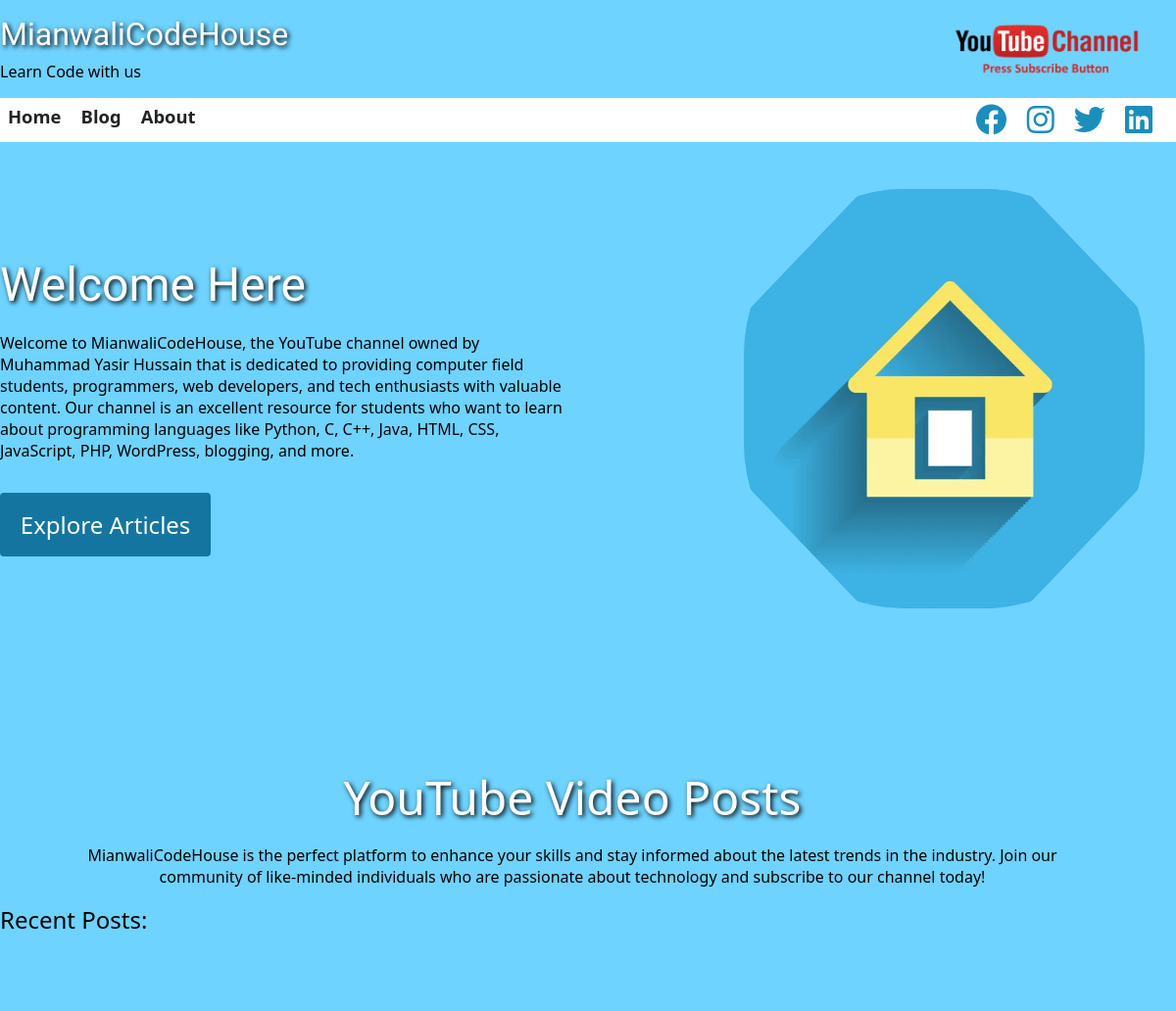
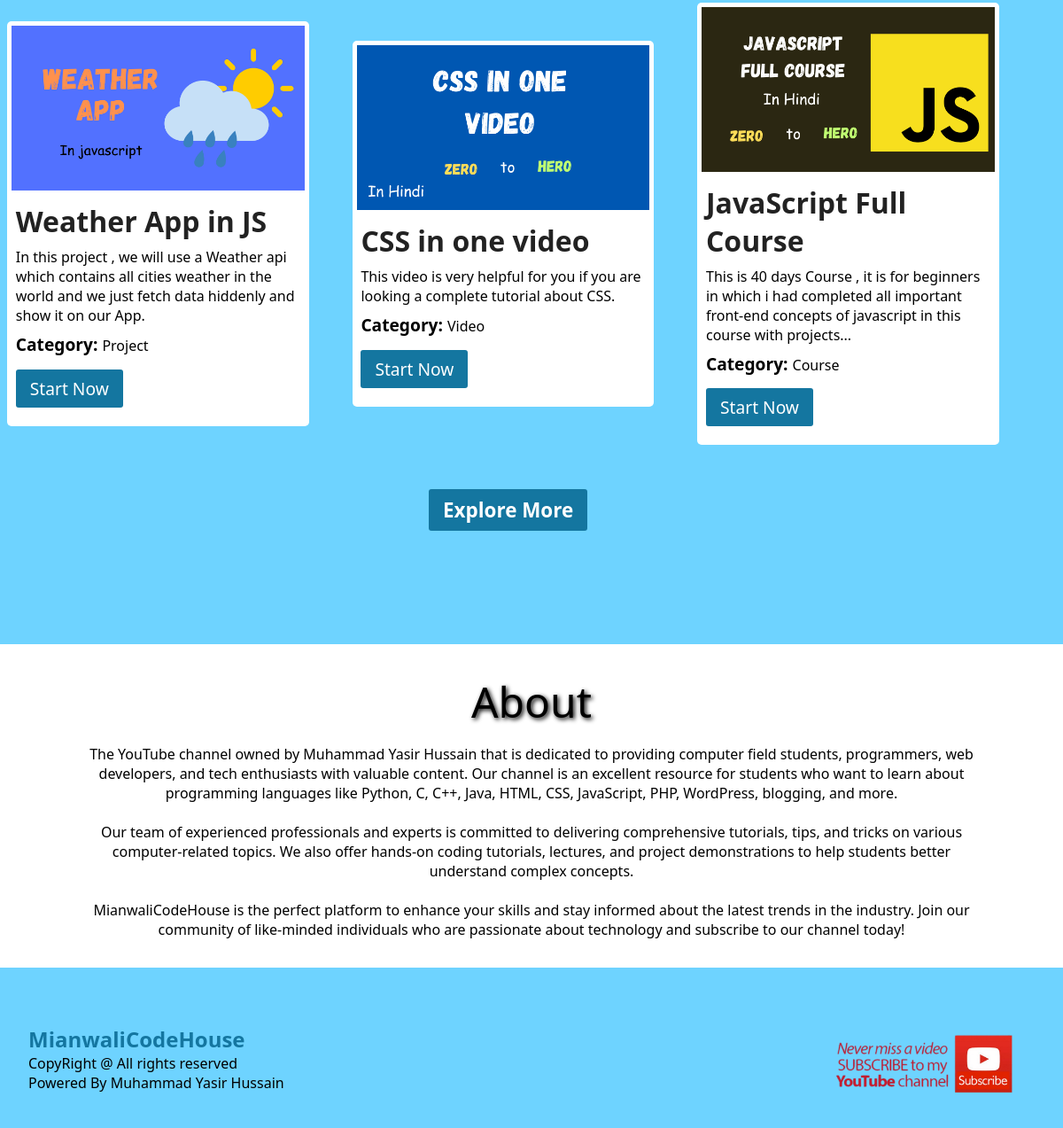
The page / on the database its author committed (2 pictures, top to bottom).
### tables this page shows
CREATE TABLE `posts` (
  `postid` int(11) NOT NULL,
  `title` varchar(200) DEFAULT NULL,
  `description` varchar(400) DEFAULT NULL,
  `link` varchar(255) DEFAULT NULL,
  `img` varchar(255) DEFAULT NULL,
  `category` varchar(200) DEFAULT NULL
);

### index.php (the view, shortened to what this page needs)
<?php
include "dashboard/db.php";
?>
<!DOCTYPE html>
<html lang="en">
<head>
  <link rel="stylesheet" href="css/style.css">
  <link rel="stylesheet" href="css/index.css">
  <link rel="stylesheet" href="https://cdnjs.cloudflare.com/ajax/libs/font-awesome/6.4.0/css/all.min.css">
</head>
<body>
  <?php include "header.php" ?>
  <div class="intro container">
    <div class="s1">
      <h1>Welcome Here</h1>
      <p>Welcome to MianwaliCodeHouse, the YouTube channel owned by Muhammad Yasir Hussain that is dedicated to providing computer field students, programmers, web developers, and tech enthusiasts with valuable content. Our channel is an excellent resource for students who want to learn about programming languages like Python, C, C++, Java, HTML, CSS, JavaScript, PHP, WordPress, blogging, and more.</p>
      <a href="blog.php">Explore Articles</a>
    </div>
    <div class="s2">
      <img src="assets/side-img.jpg" alt="img">
    </div>
  </div>
  <div class="articales container">
    <h1>YouTube Video Posts</h1>
    <p>MianwaliCodeHouse is the perfect platform to enhance your skills and stay informed about the latest trends in the industry. Join our community of like-minded individuals who are passionate about technology and subscribe to our channel today!</p>
    <h2 style="font-weight: 400;">Recent Posts:</h2>
    <div class="posts container">
      <?php
      $q = "SELECT * FROM `posts` ORDER BY postid DESC";
      $rq = mysqli_query($db, $q);
      for ($i = 0; $i < 3; $i++) {
        $data = mysqli_fetch_assoc($rq);
      ?>
        <div class="post">
          <img src="dashboard/<?= $data["img"] ?>" alt="img">
          <h1><?= $data["title"] ?></h1>
          <p><?= $data["description"] ?></p>
          <p><big><b>Category: </b></big><?= $data["category"] ?></p>
          <a href="<?= $data["link"] ?>" target="_blank">Start Now</a>
        </div>
      <?php
      }
      ?>
    </div>
  </div>
  <h1 class="more"><a href="blog.php">Explore More</a></h1>
  <div class="about">
    <h1 id="about">About</h1>
    <p>The YouTube channel owned by Muhammad Yasir Hussain that is dedicated to providing computer field students, programmers, web developers, and tech enthusiasts with valuable content. Our channel is an excellent resource for students who want to learn about programming languages like Python, C, C++, Java, HTML, CSS, JavaScript, PHP, WordPress, blogging, and more. <br> <br>
      Our team of experienced professionals and experts is committed to delivering comprehensive tutorials, tips, and tricks on various computer-related topics. We also offer hands-on coding tutorials, lectures, and project demonstrations to help students better understand complex concepts. <br> <br>
      MianwaliCodeHouse is the perfect platform to enhance your skills and stay informed about the latest trends in the industry. Join our community of like-minded individuals who are passionate about technology and subscribe to our channel today!</p>
  </div>
  <?php include "footer.php" ?>
</body>
</html>

### css/style.css (style rules this page uses)
* { margin: 0; padding: 0; box-sizing: border-box; font-family: system-ui; }
html { scroll-behavior: smooth; }
body { background-color:#6ed3ff; }
.container { max-width: 1300px; margin:1rem auto; padding-right: 2rem; }

### css/index.css (style rules this page uses)
.intro { display: flex; justify-content: space-between; align-items: center; }
.intro .s1 { width: 50%; }
.intro .s2 { width: 35%; background-color: #3db2e4; clip-path: polygon(30% 0%, 70% 0%, 100% 30%, 100% 70%, 70% 100%, 30% 100%, 0% 70%, 0% 30%); border-radius: 40%; overflow: hidden; }
.intro .s2 img { width: 100%; }
.intro .s1 h1 { font-size: 3rem; color: white; font-weight: normal; text-shadow: 2px 2px 5px black; font-family: 'Belanosima', sans-serif; margin-bottom: 1.2rem; }
.intro .s1 p { font-size: 1rem; margin-bottom: 3rem; }
.intro .s1 a { background-color: #1476a0; color: white; font-size: 1.5rem; padding: 1rem 1.3rem; text-decoration: none; border-radius: 4px; }
.articales>h1,.articales>p { text-align: center; margin: 1rem auto; max-width: 1000px; }
.articales>h1 { margin-top: 10rem; font-size: 3rem; color: white; font-weight: normal; text-shadow: 2px 2px 5px black; }
.posts { display: flex; justify-content: space-between; align-items: center; gap: 20px; flex-wrap: wrap; margin-top: 3rem; }
.post { max-width: 30%; min-width: 260px; margin: 2rem 0.5rem; background-color: #fff; padding: 5px; border-radius: 5px; }
.post img { width: 100%; }
.post>a { display: inline-block; margin: 0.9rem 0.3rem 1rem; background-color: #1476a0; color: white; font-size: 1.2rem; padding: 0.5rem 1rem; text-decoration: none; border-radius: 3px; }
.post>h1,.post>p { margin: 0.5rem 0.3rem 0; }
.post h1 { color: #222; }
.more { text-align: center; }
.more a { display: inline-block; background-color: #1476a0; color: white; font-size: 1.4rem; padding: 0.5rem 1rem; text-decoration: none; border-radius: 3px; margin-right: 3.3rem; margin-bottom: 3rem; }
.about { background-color: #fff; text-align: center; padding: 2rem; margin-top: 5rem; margin-bottom: 2rem; }
.about h1 { font-weight: 400; text-shadow: 2px 2px 5px black; margin-bottom: 1rem; font-size: 3rem; }
.about p { max-width: 1000px; margin: auto; }

### rows shown on the page
posts: img (picture), title "Weather App in JS", description "In this project , we will use a Weather api which contains all cities weather in the world and we just fetch data hiddenly and show it on our App.", category "Project"
posts: img (picture), title "CSS in one video", description "This video is very helpful for you if you are looking a complete tutorial about CSS.", category "Video"
posts: img (picture), title "JavaScript Full Course", description "This is 40 days Course , it is for beginners in which i had completed all important front-end concepts of javascript in this course with projects...", category "Course"
